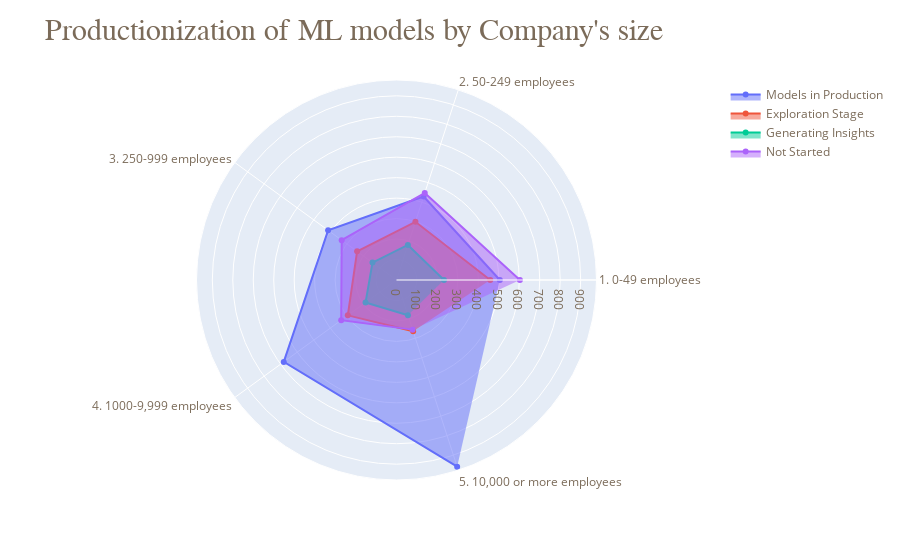

Write notebook code for a chart like this one.
### Code cell
# 머신러닝 채택 수준과 회사 규모별 데이터 집계
adoption_per_company_size = scope_df.groupby(
    ["Q25", "ML_adoption_class"]  # 회사 규모(Q25)와 ML 채택 수준(ML_adoption_class) 기준으로 그룹화
).agg({
    "Q2": "count"  # 응답자 수 집계
}).reset_index().rename(columns={
    "Q2": "counts"  # 집계된 값의 열 이름을 "counts"로 변경
})
adoption_per_company_size

fig = go.Figure()

# "Models in Production" 수준의 데이터를 Polar 차트에 추가
fig.add_trace(go.Scatterpolar(
      r=adoption_per_company_size[adoption_per_company_size["ML_adoption_class"] == "Models in Production"].sort_values(by=["Q25"])["counts"].to_list(),  # 반경(r): 각 회사 규모별 응답자 수
      theta=adoption_per_company_size[adoption_per_company_size["ML_adoption_class"] == "Models in Production"].sort_values(by=["Q25"])["Q25"].to_list(),  # 각도(theta): 회사 규모
      fill='toself',  # 영역 채우기
      name='Models in Production'  # 범례 이름
))

# "Exploration Stage" 수준의 데이터를 Polar 차트에 추가
fig.add_trace(go.Scatterpolar(
      r=adoption_per_company_size[adoption_per_company_size["ML_adoption_class"] == "Exploration Stage"].sort_values(by=["Q25"])["counts"].to_list(),
      theta=adoption_per_company_size[adoption_per_company_size["ML_adoption_class"] == "Exploration Stage"].sort_values(by=["Q25"])["Q25"].to_list(),
      fill='toself',
      name='Exploration Stage'
))

# "Generating Insights" 수준의 데이터를 Polar 차트에 추가
fig.add_trace(go.Scatterpolar(
      r=adoption_per_company_size[adoption_per_company_size["ML_adoption_class"] == "Generating Insights"].sort_values(by=["Q25"])["counts"].to_list(),
      theta=adoption_per_company_size[adoption_per_company_size["ML_adoption_class"] == "Generating Insights"].sort_values(by=["Q25"])["Q25"].to_list(),
      fill='toself',
      name='Generating Insights'
))

# "Not Started" 수준의 데이터를 Polar 차트에 추가
fig.add_trace(go.Scatterpolar(
      r=adoption_per_company_size[adoption_per_company_size["ML_adoption_class"] == "Not Started"].sort_values(by=["Q25"])["counts"].to_list(),
      theta=adoption_per_company_size[adoption_per_company_size["ML_adoption_class"] == "Not Started"].sort_values(by=["Q25"])["Q25"].to_list(),
      fill='toself',
      name='Not Started'
))

# 차트 제목 및 스타일 설정
large_title_format = "<span style='font-size:30px; font-family:Times New Roman'>Productionization of ML models by Company's size</span>"
small_title_format = "<span style='font-size:14px; font-family:Helvetica'></b></span>"

# 레이아웃 설정
layout = dict(
    title=large_title_format + "<br>" + small_title_format,  # 제목 설정
    font=dict(color='#7b6b59'),  # 제목 및 텍스트 색상 설정
    showlegend=True,  # 범례 표시
    margin=dict(t=80, pad=6),  # 상단 여백 및 패딩 설정
)

# 설정된 레이아웃을 차트에 반영
fig["layout"].update(layout)
fig.show()

### Figure 1 — Plotly figure (JSON) as saved in the notebook; plotly's stock layout.template omitted (floating-point values rounded to 4 significant figures)
{"data": [{"fill": "toself", "name": "Models in Production", "r": [505, 429, 413, 681, 959], "theta": ["1. 0-49 employees", "2. 50-249 employees", "3. 250-999 employees", "4. 1000-9,999 employees", "5. 10,000 or more employees"], "type": "scatterpolar"}, {"fill": "toself", "name": "Exploration Stage", "r": [458, 299, 238, 294, 263], "theta": ["1. 0-49 employees", "2. 50-249 employees", "3. 250-999 employees", "4. 1000-9,999 employees", "5. 10,000 or more employees"], "type": "scatterpolar"}, {"fill": "toself", "name": "Generating Insights", "r": [232, 180, 145, 187, 181], "theta": ["1. 0-49 employees", "2. 50-249 employees", "3. 250-999 employees", "4. 1000-9,999 employees", "5. 10,000 or more employees"], "type": "scatterpolar"}, {"fill": "toself", "name": "Not Started", "r": [603, 447, 331, 334, 255], "theta": ["1. 0-49 employees", "2. 50-249 employees", "3. 250-999 employees", "4. 1000-9,999 employees", "5. 10,000 or more employees"], "type": "scatterpolar"}], "layout": {"font": {"color": "#7b6b59"}, "margin": {"pad": 6, "t": 80}, "showlegend": true, "title": {"text": "<span style='font-size:30px; font-family:Times New Roman'>Productionization of ML models by Company's size</span><br><span style='font-size:14px; font-family:Helvetica'></b></span>"}}}
